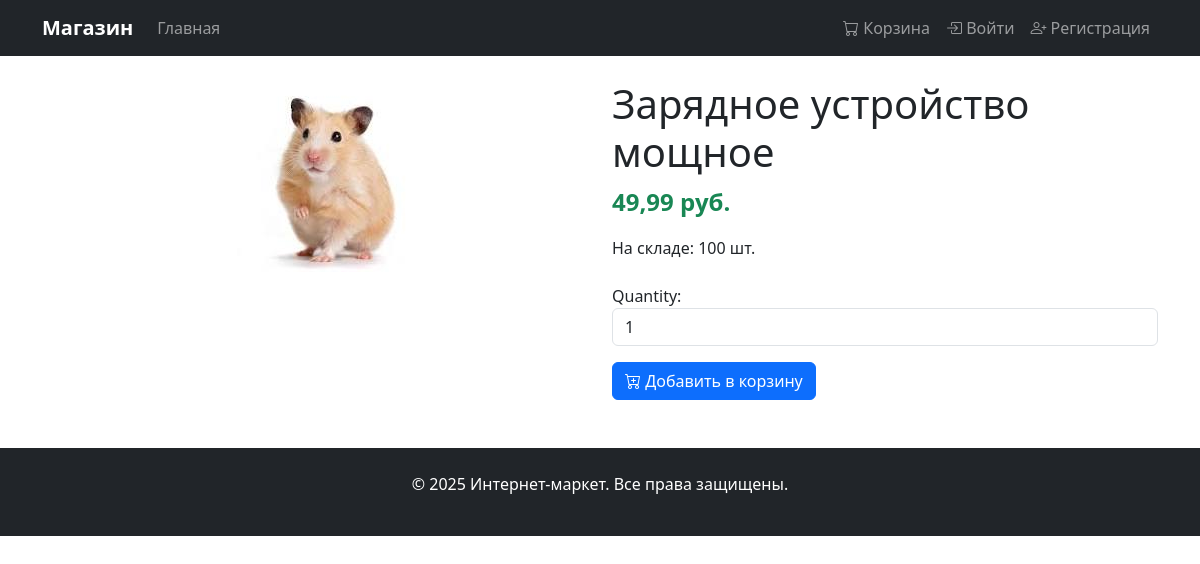
Page /4/ on the committed database.
### products/models.py (models this page shows, shortened)
class Product(models.Model):
    name = models.CharField(max_length=255, verbose_name='Название')
    description = models.TextField(verbose_name='Описание')
    price = models.DecimalField(max_digits=10, decimal_places=2, verbose_name='Цена')
    stock = models.PositiveIntegerField(verbose_name='Количество на складе')
    image = models.ImageField(upload_to='products/', blank=True, null=True, verbose_name='Изображение')
    category = models.ForeignKey(Category, on_delete=models.CASCADE, verbose_name='Категория')
    created_at = models.DateTimeField(auto_now_add=True, verbose_name='Дата добавления')
    class Meta:
        db_table = 'shop_products'
        ordering = ['-created_at']
        verbose_name = 'Товар'
        verbose_name_plural = 'Товары'
        unique_together = ['name', 'category']

### products/views.py (the view)
# urls.py: path('<int:id>/', views.product_detail, name='product_detail'),
def product_detail(request, id):
    product = get_object_or_404(Product, id=id)
    cart_product_form = CartAddProductForm()
    return render(request, 'products/product_detail.html', {
        'product': product,
        'cart_product_form': cart_product_form,
    })

### cart/forms.py
class CartAddProductForm(forms.Form):
    quantity = forms.IntegerField(
        min_value=1,
        max_value=20,
        initial=1,
        widget=forms.NumberInput(attrs={
            'class': 'form-control',
            'name': 'quantity'
        })
    )
    override = forms.BooleanField(
        required=False,
        initial=False,
        widget=forms.HiddenInput(attrs={
            'name': 'override'
        })
    )

### products/templates/products/product_detail.html (shortened to what this page needs)
{% extends 'base.html' %}
{% block content %}
<div class="row">
    <div class="col-md-6">
        <img src="{% if product.image %}{{ product.image.url }}{% else %}/static/images/no-image.jpg{% endif %}"
            class="product-image img-fluid"
            alt="{{ product.name }}">
    </div>
    <div class="col-md-6">
        <h1>{{ product.name }}</h1>
        <p class="text-success fw-bold fs-4">{{ product.price }} руб.</p>
        <p>На складе: {{ product.stock }} шт.</p>
        <form action="{% url 'cart:cart_add' product.id %}" method="post" class="mt-4">
            {{ cart_product_form }}
            <button type="submit" class="btn btn-primary mt-3">
                <i class="bi bi-cart-plus"></i> Добавить в корзину
            </button>
        </form>
    </div>
</div>
{% endblock %}

### templates/base.html (style rules this page uses)
.product-image { max-height: 400px; width: auto; display: block; margin: 0 auto; }

### rows in the picture
Product: name "Зарядное устройство мощное", price "49,99", stock "100"
